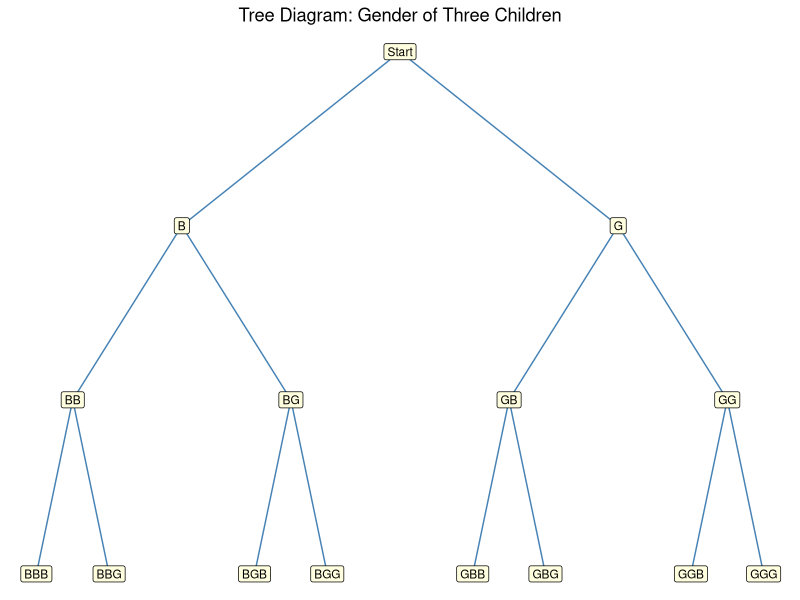
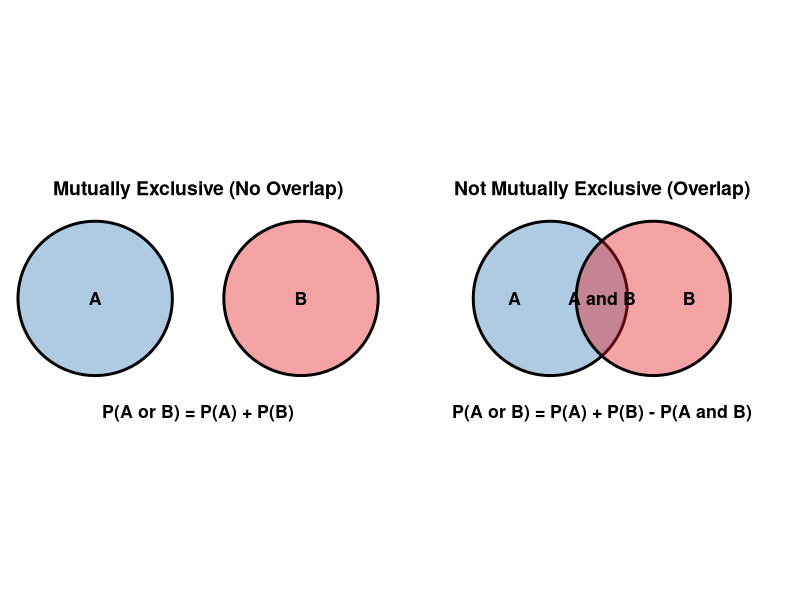

The R script that drew these images, in order:
## ---- chunk 1
library(tidyverse)
## ---- chunk 2
# Generate sample space for two dice
die1 <- 1:6
die2 <- 1:6
sample_space <- expand.grid(Die1 = die1, Die2 = die2)
sample_space$Sum <- sample_space$Die1 + sample_space$Die2

cat("Total outcomes:", nrow(sample_space), "\n")

# Display as grid
ss_matrix <- matrix(paste0("(", rep(1:6, each=6), ",", rep(1:6, 6), ")"),
                    nrow = 6, ncol = 6, byrow = TRUE)
rownames(ss_matrix) <- paste("Die1 =", 1:6)
colnames(ss_matrix) <- paste("Die2 =", 1:6)
knitr::kable(ss_matrix, caption = "Sample space for two dice (36 outcomes)")
## ---- chunk 3
suits <- c("Hearts", "Diamonds", "Clubs", "Spades")
ranks <- c("A","2","3","4","5","6","7","8","9","10","J","Q","K")
deck <- expand.grid(Rank = ranks, Suit = suits)
deck$Card <- paste(deck$Rank, deck$Suit)
cat("Total cards in sample space:", nrow(deck), "\n\n")
cat("First 8 cards shown:\n")
print(deck$Card[1:8])
## ---- chunk 4
genders <- c("B", "G")
ss <- expand.grid(Child1 = genders, Child2 = genders, Child3 = genders)
ss$Outcome <- paste0(ss$Child1, ss$Child2, ss$Child3)
cat("Sample space (", nrow(ss), "outcomes ):\n")
print(ss$Outcome)
## ---- chunk 5
library(ggplot2)

# Manually specify tree structure for 3 children
nodes <- data.frame(
  label = c("Start",
            "B","G",
            "BB","BG","GB","GG",
            "BBB","BBG","BGB","BGG","GBB","GBG","GGB","GGG"),
  x = c(0,
        -3, 3,
        -4.5,-1.5,1.5,4.5,
        -5,-4,-2,-1,1,2,4,5),
  y = c(4,
        3,3,
        2,2,2,2,
        1,1,1,1,1,1,1,1)
)

edges <- data.frame(
  x1=c(0,0,-3,-3,3,3,-4.5,-4.5,-1.5,-1.5,1.5,1.5,4.5,4.5),
  y1=c(4,4,3,3,3,3,2,2,2,2,2,2,2,2),
  x2=c(-3,3,-4.5,-1.5,1.5,4.5,-5,-4,-2,-1,1,2,4,5),
  y2=c(3,3,2,2,2,2,1,1,1,1,1,1,1,1)
)

dia <- ggplot() +
  geom_segment(data=edges, aes(x=x1,y=y1,xend=x2,yend=y2), color="steelblue") +
  geom_label(data=nodes, aes(x=x, y=y, label=label), size=3, fill="lightyellow") +
  theme_void() +
  labs(title="Tree Diagram: Gender of Three Children") +
  theme(plot.title = element_text(hjust=0.5))
## ---- chunk 6
dia 
## ---- chunk 7
# Two black 10s: 10 of Clubs and 10 of Spades
n_event <- 2   # black 10s
n_sample <- 52 # total cards
prob <- n_event / n_sample
cat("P(black 10) =", n_event, "/", n_sample, "=", round(prob, 4), "=", "1/26\n")
## ---- chunk 8
genders <- c("B","G")
ss <- expand.grid(C1=genders, C2=genders, C3=genders)
ss$Outcome <- paste0(ss$C1, ss$C2, ss$C3)
ss$TwoGirls <- rowSums(ss[,1:3] == "G") == 2

cat("Sample space:", paste(ss$Outcome, collapse=", "), "\n")
cat("Outcomes with exactly 2 girls:", paste(ss$Outcome[ss$TwoGirls], collapse=", "), "\n")
cat("P(exactly 2 girls) =", sum(ss$TwoGirls), "/", nrow(ss), "=",
    round(mean(ss$TwoGirls), 4), "\n")
## ---- chunk 9
suits <- c("Hearts","Diamonds","Clubs","Spades")
ranks <- c("A","2","3","4","5","6","7","8","9","10","J","Q","K")
deck <- expand.grid(Rank=ranks, Suit=suits)

p_jack <- sum(deck$Rank=="J") / 52
p_6clubs <- sum(deck$Rank=="6" & deck$Suit=="Clubs") / 52
p_3_or_diamond <- sum(deck$Rank=="3" | deck$Suit=="Diamonds") / 52
p_3_or_6 <- sum(deck$Rank=="3" | deck$Rank=="6") / 52

cat("(a) P(jack)          =", p_jack, "= 4/52 = 1/13\n")
cat("(b) P(6 of clubs)    =", p_6clubs, "= 1/52\n")
cat("(c) P(3 or diamond)  =", p_3_or_diamond, "= 16/52 = 4/13\n")
cat("(d) P(3 or 6)        =", p_3_or_6, "= 8/52 = 2/13\n")
## ---- chunk 10
months_31 <- c("Jan","Mar","May","Jul","Aug","Oct","Dec")
months_not_31 <- c("Feb","Apr","Jun","Sep","Nov")

cat("(a) Complement of getting a 4: {1, 2, 3, 5, 6}\n")
cat("(b) Complement of 31-day month: {", paste(months_not_31, collapse=", "), "}\n")
cat("(c) Complement of weekday: {Saturday, Sunday}\n")
## ---- chunk 11
p_industrial <- 1/5
p_not_industrial <- 1 - p_industrial
cat("P(industrialized) =", p_industrial, "\n")
cat("P(not industrialized) = 1 -", p_industrial, "=", p_not_industrial, "\n")
## ---- chunk 12
p_fly <- 3/25
p_not_fly <- 1 - p_fly
cat("P(fly) =", p_fly, "\n")
cat("P(not fly) = 1 -", p_fly, "=", p_not_fly, "=", 22, "/", 25, "\n")
## ---- chunk 13
blood <- data.frame(
  Type = c("O","A","B","AB"),
  Frequency = c(21,22,5,2)
)
blood$RelFreq <- blood$Frequency / sum(blood$Frequency)
knitr::kable(blood, digits=3, col.names=c("Blood Type","Frequency","Relative Frequency"),
             caption="Blood Type Distribution (n=50)")

p_O <- 21/50
p_B <- 5/50
cat("\nP(type O) =", p_O, "\n")
cat("P(type B) =", p_B, "\n")
cat("P(O or B) =", p_O + p_B, "\n")
## ---- chunk 14
hospital <- data.frame(Days=3:7, Freq=c(15,32,56,19,5))
hospital$P <- hospital$Freq / sum(hospital$Freq)
knitr::kable(hospital, digits=4, col.names=c("Days","Frequency","P(X)"),
             caption="Hospital Stay Distribution (n=127)")
cat("(a) P(exactly 4 days) =", round(32/127,4), "\n")
cat("(b) P(at most 4 days) =", round((15+32)/127,4), "\n")
cat("(c) P(at least 5 days)=", round((56+19+5)/127,4), "\n")
## ---- chunk 15
outcomes <- 1:6
odd <- outcomes[outcomes %% 2 != 0]
even <- outcomes[outcomes %% 2 == 0]
lt4 <- outcomes[outcomes < 4]
gt4 <- outcomes[outcomes > 4]

cat("(a) Odd:", odd, "| Even:", even, "| Overlap:", intersect(odd, even),
    "→ MUTUALLY EXCLUSIVE\n")
cat("(b) {3} vs Odd:", odd, "| Overlap:", intersect(3, odd),
    "→ NOT mutually exclusive\n")
cat("(c) Odd:", odd, "vs <4:", lt4, "| Overlap:", intersect(odd, lt4),
    "→ NOT mutually exclusive\n")
cat("(d) >4:", gt4, "vs <4:", lt4, "| Overlap:", intersect(gt4, lt4),
    "→ MUTUALLY EXCLUSIVE\n")
## ---- chunk 16
cat("(a) Getting a 7 AND a jack: cannot both be on one card → MUTUALLY EXCLUSIVE\n")
cat("(b) Getting a club AND a king: king of clubs exists → NOT mutually exclusive\n")
cat("(c) Face card AND ace: aces are not face cards → MUTUALLY EXCLUSIVE\n")
cat("(d) Face card AND spade: jack/queen/king of spades exist → NOT mutually exclusive\n")
## ---- chunk 17
shops <- data.frame(Brand = c("Starbucks","Caribou","Crazy Mocha"), Count=c(3,2,4))
total <- sum(shops$Count)
p_starbucks <- 3/total
p_crazy <- 4/total
p_or <- p_starbucks + p_crazy

cat("P(Starbucks or Crazy Mocha) = P(Starbucks) + P(Crazy Mocha)\n")
cat("                            =", p_starbucks, "+", p_crazy, "=", p_or, "= 7/9\n")
## ---- chunk 18
employees <- c("US Steel"=110, "Alcoa"=750, "Bayer"=250)
total <- sum(employees)
p <- employees / total
cat("Total employees:", total, "\n")
cat("P(US Steel or Alcoa) =", employees["US Steel"], "+", employees["Alcoa"],
    "/", total, "=", (employees["US Steel"]+employees["Alcoa"])/total, "\n")
cat("                     = 860/1110 = 86/111 ≈", round(860/1110,4), "\n")
## ---- chunk 19
p_saturday <- 1/7
p_sunday <- 1/7
p_weekend <- p_saturday + p_sunday
cat("P(Saturday or Sunday) = 1/7 + 1/7 =", p_weekend, "= 2/7\n")
## ---- chunk 20
suits <- c("Hearts","Diamonds","Clubs","Spades")
ranks <- c("A","2","3","4","5","6","7","8","9","10","J","Q","K")
deck <- expand.grid(Rank=ranks, Suit=suits)
deck$IsAce <- deck$Rank=="A"
deck$IsBlack <- deck$Suit %in% c("Clubs","Spades")
deck$IsAceOrBlack <- deck$IsAce | deck$IsBlack

cat("Aces:", sum(deck$IsAce), "| Black cards:", sum(deck$IsBlack),
    "| Black aces:", sum(deck$IsAce & deck$IsBlack), "\n")
cat("P(ace or black) = 4/52 + 26/52 - 2/52 =", (4+26-2)/52, "= 28/52 = 7/13\n")
## ---- chunk 21
staff <- data.frame(
  Staff = c("Nurses","Physicians","Total"),
  Female = c(7,3,10),
  Male = c(1,2,3),
  Total = c(8,5,13)
)
knitr::kable(staff, caption="Hospital Staff Composition")

cat("\nP(nurse or male) = P(nurse) + P(male) - P(male nurse)\n")
cat("                 = 8/13 + 3/13 - 1/13 =", (8+3-1)/13, "= 10/13\n")
## ---- chunk 22
p_int <- 0.32
p_acc <- 0.09
p_both <- 0.06
p_or <- p_int + p_acc - p_both
cat("P(intoxicated or accident) = P(intox) + P(acc) - P(both)\n")
cat("                           =", p_int, "+", p_acc, "-", p_both, "=", p_or, "\n")
## ---- chunk 23
library(ggplot2)

# Helper function to generate coordinates for a circle
get_circle_coords <- function(cx, cy, r, group, npoints = 100) {
  theta <- seq(0, 2 * pi, length.out = npoints)
  data.frame(
    x = cx + r * cos(theta),
    y = cy + r * sin(theta),
    group = group
  )
}

# 1. Generate data for Mutually Exclusive (No Overlap)
me_A <- get_circle_coords(cx = 2, cy = 5, r = 1.5, group = "A")
me_B <- get_circle_coords(cx = 6, cy = 5, r = 1.5, group = "B")
me_data <- rbind(me_A, me_B)
me_data$condition <- "Mutually Exclusive (No Overlap)"

# 2. Generate data for Not Mutually Exclusive (With Overlap)
nme_A <- get_circle_coords(cx = 3, cy = 5, r = 1.5, group = "A")
nme_B <- get_circle_coords(cx = 5, cy = 5, r = 1.5, group = "B")
nme_data <- rbind(nme_A, nme_B)
nme_data$condition <- "Not Mutually Exclusive (Overlap)"

# Combine datasets
venn_data <- rbind(me_data, nme_data)

# Create a data frame for text annotations 
labels_data <- data.frame(
  x = c(2, 6,                             
        2.3, 5.7, 4,                     
        4,                               
        4),                               
  y = c(5, 5, 
        5, 5, 5, 
        2.8,                              
        2.8),                             
  label = c("A", "B", 
            "A", "B", "A and B", 
            "P(A or B) = P(A) + P(B)",     
            "P(A or B) = P(A) + P(B) - P(A and B)"), 
  condition = c("Mutually Exclusive (No Overlap)", "Mutually Exclusive (No Overlap)",
                "Not Mutually Exclusive (Overlap)", "Not Mutually Exclusive (Overlap)",
                "Not Mutually Exclusive (Overlap)",
                "Mutually Exclusive (No Overlap)",  
                "Not Mutually Exclusive (Overlap)")
)

# Plot using ggplot2
ggplot(venn_data, aes(x = x, y = y, fill = group)) +
  geom_polygon(alpha = 0.4, color = "black", linewidth = 1) +
  geom_text(data = labels_data, aes(x = x, y = y, label = label), 
            inherit.aes = FALSE, size = 4.5, fontface = "bold") +
  facet_wrap(~condition) +
  scale_fill_manual(values = c("A" = "#377eb8", "B" = "#e41a1c")) +
  theme_void() +
  theme(
    strip.text = element_text(size = 14, face = "bold", margin = margin(b = 10)),
    legend.position = "none"
  ) +
  coord_fixed()
## ---- chunk 24
p_head <- 1/2
p_four <- 1/6
p_both <- p_head * p_four
cat("P(head and 4) = P(head) × P(4) =", p_head, "×", p_four, "=", p_both, "= 1/12\n")

# Verify with sample space
ss <- expand.grid(Coin=c("H","T"), Die=1:6)
cat("P from sample space:", sum(ss$Coin=="H" & ss$Die==4)/nrow(ss), "\n")
## ---- chunk 25
p_queen <- 4/52
p_ace <- 4/52
p_both <- p_queen * p_ace
cat("P(queen then ace) = P(queen) × P(ace) =", p_queen, "×", p_ace, "\n")
cat("                  =", p_both, "= 16/2704 = 1/169\n")
## ---- chunk 26
p_blue <- 2/10; p_white <- 5/10; p_red <- 3/10
cat("1. P(blue and blue)  =", p_blue, "×", p_blue, "=", p_blue^2, "= 4/100 = 1/25\n")
cat("2. P(blue and white) =", p_blue, "×", p_white, "=", p_blue*p_white, "= 1/10\n")
cat("3. P(red and blue)   =", p_red, "×", p_blue, "=", p_red*p_blue, "= 6/100 = 3/50\n")
## ---- chunk 27
p_stress <- 0.46
p_all3 <- p_stress^3
cat("P(S and S and S) = (0.46)³ =", round(p_all3, 4), "≈ 0.097\n")
## ---- chunk 28
p_cb <- 0.09
p_all3 <- p_cb^3
cat("P(all 3 color blind) = (0.09)³ =", p_all3, "≈ 0.0007\n")
## ---- chunk 29
total <- 5 + 16 + 32  # 53
p_c1 <- 16/53
p_c2_given_c1 <- 15/52  # not replaced
p_both <- p_c1 * p_c2_given_c1
cat("Total burglaries:", total, "\n")
cat("P(both in 2004) = 16/53 × 15/52 =", round(p_both,4), "= 60/689\n")
## ---- chunk 30
p_H <- 0.53
p_A_given_H <- 0.27
p_both <- p_H * p_A_given_H
cat("P(H and A) = P(H) × P(A|H) =", p_H, "×", p_A_given_H, "=", p_both, "\n")
## ---- chunk 31
cat("1. P(3 jacks)  = 4/52 × 3/51 × 2/50 =",
    round(4/52 * 3/51 * 2/50, 6), "= 1/5525\n")
cat("2. P(A,K,Q)    = 4/52 × 4/51 × 4/50 =",
    round(4/52 * 4/51 * 4/50, 6), "= 8/16575\n")
cat("3. P(C,S,H)    = 13/52 × 13/51 × 13/50 =",
    round(13/52 * 13/51 * 13/50, 6), "= 169/10200\n")
cat("4. P(3 clubs)  = 13/52 × 12/51 × 11/50 =",
    round(13/52 * 12/51 * 11/50, 6), "= 11/850\n")
## ---- chunk 32
# Using law of total probability
p_box1 <- 1/2; p_box2 <- 1/2
p_red_box1 <- 2/3; p_red_box2 <- 1/4

p_red <- p_box1 * p_red_box1 + p_box2 * p_red_box2
cat("P(red) = P(Box1)×P(R|B1) + P(Box2)×P(R|B2)\n")
cat("       =", p_box1, "×", p_red_box1, "+", p_box2, "×", p_red_box2, "\n")
cat("       =", p_box1*p_red_box1, "+", p_box2*p_red_box2, "=", p_red, "= 11/24\n")
## ---- chunk 33
p_B_and_W <- 15/56
p_B <- 3/8
p_W_given_B <- p_B_and_W / p_B
cat("P(W|B) = P(B and W) / P(B) =", p_B_and_W, "/", p_B, "=", p_W_given_B, "= 5/7\n")
## ---- chunk 34
p_N_and_T <- 0.06
p_N <- 0.20
p_T_given_N <- p_N_and_T / p_N
cat("P(T|N) = P(N and T)/P(N) =", p_N_and_T, "/", p_N, "=", p_T_given_N, "\n")
## ---- chunk 35
survey <- matrix(c(32,18,8,42), nrow=2,
                 dimnames=list(c("Male","Female"), c("Yes","No")))
total <- sum(survey)

p_yes_given_female <- survey["Female","Yes"] / sum(survey["Female",])
p_male_given_no <- survey["Male","No"] / sum(survey[,"No"])

cat("1. P(Yes | Female) =", survey["Female","Yes"], "/", sum(survey["Female",]),
    "=", round(p_yes_given_female,4), "= 4/25\n")
cat("2. P(Male | No)    =", survey["Male","No"], "/", sum(survey[,"No"]),
    "=", round(p_male_given_no,4), "= 3/10\n")
## ---- chunk 36
p_no_ace_one <- 48/52
p_no_ace_four <- p_no_ace_one^4
p_at_least_one_ace <- 1 - p_no_ace_four
cat("P(no ace in 4 draws) = (48/52)⁴ =", round(p_no_ace_four, 4), "\n")
cat("P(at least 1 ace)    = 1 -", round(p_no_ace_four,4), "=", round(p_at_least_one_ace,4), "\n")
## ---- chunk 37
p_all_heads <- (1/2)^5
p_at_least_one_tail <- 1 - p_all_heads
cat("P(all heads) = (1/2)⁵ =", p_all_heads, "= 1/32\n")
cat("P(at least 1 tail) = 1 - 1/32 =", p_at_least_one_tail, "= 31/32\n")
## ---- chunk 38
p_bow <- 0.03
p_not_bow <- 1 - p_bow
p_none <- p_not_bow^4
p_at_least_one <- 1 - p_none
cat("P(no bow ties) = (0.97)⁴ =", round(p_none,4), "\n")
cat("P(at least 1 bow tie) = 1 -", round(p_none,4), "=", round(p_at_least_one,4), "\n")
## ---- chunk 39
coin_outcomes <- 2
die_outcomes <- 6
total <- coin_outcomes * die_outcomes
cat("Total outcomes = 2 × 6 =", total, "\n")

# Show all outcomes
ss <- expand.grid(Coin=c("H","T"), Die=1:6)
ss$Outcome <- paste0(ss$Coin, ss$Die)
cat("Sample space:", paste(ss$Outcome, collapse=", "), "\n")
## ---- chunk 40
colors <- 7; types <- 2; textures <- 3; uses <- 2
total <- colors * types * textures * uses
cat("Total paints = 7 × 2 × 3 × 2 =", total, "\n")
## ---- chunk 41
blood_type <- 4; rh_factor <- 2; gender <- 2
total <- blood_type * rh_factor * gender
cat("Total labels = 4 × 2 × 2 =", total, "\n")
labels <- expand.grid(Type=c("A","B","AB","O"), Rh=c("+","-"), Gender=c("M","F"))
cat("Example labels:", paste(labels$Type[1:4], labels$Rh[1:4], labels$Gender[1:4], sep=""), "\n")
## ---- chunk 42
# With repetition
with_rep <- 6^4
cat("1. With repetition:    6 × 6 × 6 × 6 =", with_rep, "\n")

# Without repetition
without_rep <- 6 * 5 * 4 * 3
cat("2. Without repetition: 6 × 5 × 4 × 3 =", without_rep, "\n")
## ---- chunk 43
n <- 5
total <- factorial(n)
cat("5! = 5 × 4 × 3 × 2 × 1 =", total, "different rankings\n")
cat("Using permutation: ₅P₅ =", factorial(5)/factorial(5-5), "\n")
## ---- chunk 44
factorial(5) / factorial(5-5)
## ---- chunk 45
# Example 4-43
n <- 5; r <- 3
perm_5_3 <- factorial(n)/factorial(n-r)
cat("\nExample 4-43: ₅P₃ = 5!/(5-3)! = 5!/2! =", perm_5_3, "\n")

# Example 4-44: TV ads
n2 <- 7; r2 <- 3
perm_7_3 <- factorial(n2)/factorial(n2-r2)
cat("\nExample 4-44: ₇P₃ = 7!/(7-3)! =", perm_7_3, "ways to place 3 of 7 ads\n")
## ---- chunk 46
# Example 4-43
n <- 5; r <- 3
factorial(n) / factorial(n-r)

# Example 4-44: TV ads
n2 <- 7; r2 <- 3
factorial(n2) / factorial(n2-r2)
## ---- chunk 47
n <- 9; r <- 2
perm <- factorial(n)/factorial(n-r)
cat("₉P₂ = 9!/(9-2)! = 9!/7! =", perm, "different arrangements\n")
## ---- chunk 48
n <- 9; r <- 2
factorial(n) / factorial(n-r)
## ---- chunk 49
letters4 <- c("A","B","C","D")
# Permutations: order matters
perms <- expand.grid(First=letters4, Second=letters4)
perms <- perms[perms$First != perms$Second, ]
perms$Perm <- paste0(perms$First, perms$Second)
cat("Permutations (", nrow(perms), "):", paste(perms$Perm, collapse=", "), "\n\n")

# Combinations: order doesn't matter
combos <- t(combn(letters4, 2))
combo_strings <- paste0(combos[,1], combos[,2])
cat("Combinations (", length(combo_strings), "):", paste(combo_strings, collapse=", "), "\n")
## ---- chunk 50
n <- 4; r <- 2
factorial(n) / factorial(n-r)
## ---- chunk 51
n <- 4; r <- 2
factorial(n) / factorial(n-r) / factorial(r)
## ---- chunk 52
cat("Example 4-47:\n")
cat("₄C₂ = 4!/(4-2)!2! = 4!/(2!2!) =", choose(4,2), "\n\n")

cat("Example 4-48: A newspaper editor has 8 books; selects 3 to review.\n")
cat("₈C₃ = 8!/(8-3)!3! = 8!/(5!3!) =", choose(8,3), "\n")
## ---- chunk 53
# Example 4-47
choose(4,2)

# Example 4-48
choose(8,3)
## ---- chunk 54
women_choices <- choose(7, 3)
men_choices <- choose(5, 2)
total <- women_choices * men_choices

cat("Choose 3 women from 7: ₇C₃ =", women_choices, "\n")
cat("Choose 2 men from 5:   ₅C₂ =", men_choices, "\n")
cat("Total = ₇C₃ × ₅C₂ =", women_choices, "×", men_choices, "=", total, "\n")
## ---- chunk 55
choose(7, 3)*choose(5, 2)
## ---- chunk 56
summary_table <- data.frame(
  Rule = c("Fundamental Counting","Permutation","Combination"),
  `When to Use` = c("Sequence of independent choices",
                    "Arrangement, order matters",
                    "Selection, order does NOT matter"),
  Formula = c("k₁ × k₂ × ··· × kₙ",
              "ₙPᵣ = n!/(n-r)!",
              "ₙCᵣ = n!/[(n-r)!r!]")
)
knitr::kable(summary_table, caption="Summary of Counting Rules")
## ---- chunk 57
# Total ways to draw 5 cards from 52
total_5card <- choose(52, 5)
cat("Total 5-card hands: C(52,5) =", total_5card, "\n")

# Ways to get 4 aces: C(4,4) × C(48,1) = 1 × 48
ways_4aces <- choose(4,4) * choose(48,1)
cat("Ways to get 4 aces: C(4,4) × C(48,1) =", ways_4aces, "\n")

p_4aces <- ways_4aces / total_5card
cat("P(4 aces) =", ways_4aces, "/", total_5card, "=", round(p_4aces, 6), "= 1/54145\n")
## ---- chunk 58
choose(4, 4)*choose(48, 1)/choose(52, 5)
## ---- chunk 59
total_4 <- choose(24, 4)
cat("Total ways to select 4 from 24: C(24,4) =", total_4, "\n\n")

# 1. Exactly 2 defective: C(4,2) × C(20,2)
a <- choose(4,2) * choose(20,2)
cat("(a) P(exactly 2 defective) = C(4,2)×C(20,2)/C(24,4) =",
    a, "/", total_4, "=", round(a/total_4, 4), "\n")

# 2. No defective: C(20,4)
b <- choose(20,4)
cat("(b) P(none defective)      = C(20,4)/C(24,4) =",
    b, "/", total_4, "=", round(b/total_4, 4), "\n")

# 3. All defective: C(4,4)=1
c_val <- choose(4,4)
cat("(c) P(all defective)       =", c_val, "/", total_4, "=", round(c_val/total_4, 8), "\n")

# 4. At least 1 defective
d_val <- 1 - b/total_4
cat("(d) P(at least 1 defective)= 1 -", round(b/total_4,4), "=", round(d_val,4), "\n")
## ---- chunk 60
den <- choose(24,4)
choose(4,2) * choose(20,2) / den
choose(20,4) / den
choose(4,4) / den
1 - choose(20,4) / den
## ---- chunk 61
# One TV Graphic and one Newstime
ways_event <- choose(6,1) * choose(8,1)
ways_total <- choose(14,2)

cat("Ways to select 1 of each: C(6,1) × C(8,1) =", ways_event, "\n")
cat("Total ways to select 2 from 14: C(14,2) =", ways_total, "\n")
cat("P(one of each) =", ways_event, "/", ways_total, "=", round(ways_event/ways_total, 4), "= 48/91\n")
## ---- chunk 62
choose(6,1) * choose(8,1) / choose(14,2)
## ---- chunk 63
# Total ordered combinations with repetition: 26^3
total <- 26^3
p_ABC <- 1 / total
cat("Total 3-letter combinations (with repetition): 26³ =", total, "\n")
cat("P(ABC in order) = 1/", total, "=", round(p_ABC, 8), "\n")
## ---- chunk 64
1 / 26^3
## ---- chunk 65
# Total ways: 8 men × 8 women = 64 ways
total_ways <- 8 * 8
# Favorable: 8 married couples
favorable <- 8
p_married <- favorable / total_ways
cat("Total ways to select 1 man and 1 woman:", total_ways, "\n")
cat("Favorable outcomes (married couples):", favorable, "\n")
cat("P(married couple) =", favorable, "/", total_ways, "=", p_married, "= 1/8\n")
## ---- chunk 66
8 / (8 * 8)
## ---- chunk 67
poker <- data.frame(
  Hand = c("Straight flush","Four of a kind","Full house","Flush",
           "Straight","Three of a kind","Two pairs","One pair","Less than one pair"),
  Ways = c(40,624,3744,5108,10200,54912,123552,1098240,1302540),
  Probability = c(0.000015,0.000240,0.001441,0.001965,0.003925,
                  0.021129,0.047539,0.422569,0.501177)
)
knitr::kable(poker, caption="5-Card Poker Hand Probabilities", digits=6)
